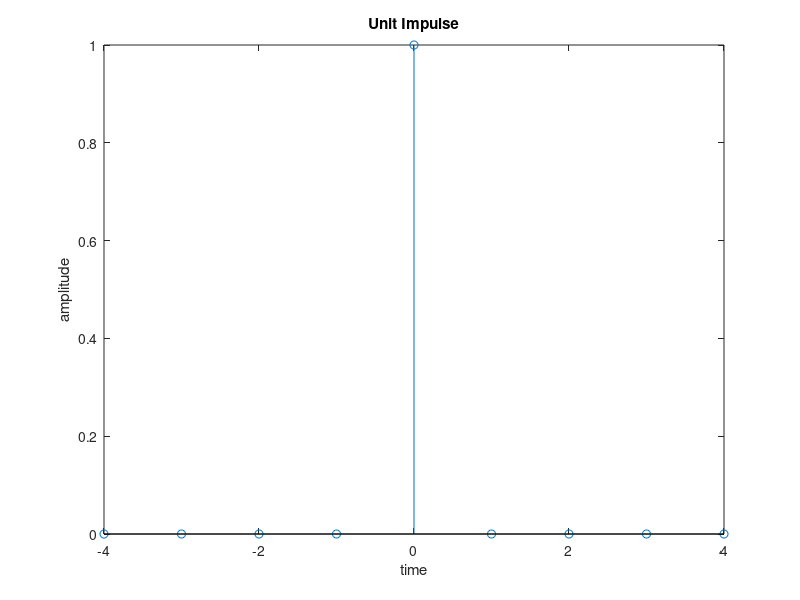
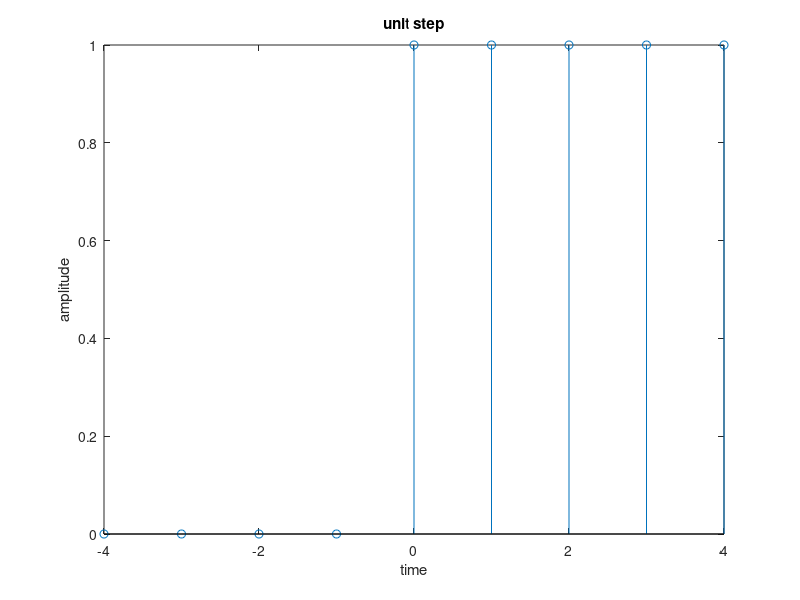

Write the MATLAB code that produced these figures, in order.
a = [ zeros(1,4) ones(1,1) zeros(1,4) ]
n = [ -4:4 ]
stem(n, a)
xlabel('time')
ylabel('amplitude')
title('Unit Impulse')
b = [ zeros(1,4) ones(1,5)]
figure;stem(n,b)
xlabel('time')
ylabel('amplitude')
title('unit step')

